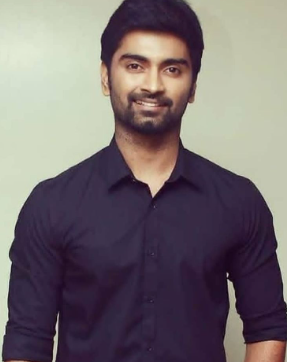
#> input picture photo.png, 287 x 362 px
$ jupyter execute ex5.ipynb   (older library calls are emulated)
#> lines starting #> are read from the running program, lines starting #| are printed output that depends on the picture
# EX NO 5: Image Smoothing and Sharpening Using OpenCV

## NAME: HEMAVARSHINI D
## REG NO: 212225220039

[cell 1]
import cv2
import numpy as np
import matplotlib.pyplot as plt

[cell 2]
img = cv2.imread('photo.png')
#> img is the input picture: shape (362, 287, 3); mean B, G, R 111.7, 109.2, 118.6

[cell 3]
img_rgb = cv2.cvtColor(img, cv2.COLOR_BGR2RGB)
plt.imshow(img_rgb)
plt.title("Original Image")
plt.axis("off")
plt.show()

[cell 4]
averaging = cv2.blur(img, (5, 5))
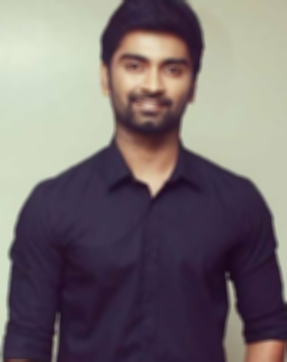
#> averaging: shape (362, 287, 3); mean B, G, R 111.6, 109.1, 118.6
plt.imshow(cv2.cvtColor(averaging, cv2.COLOR_BGR2RGB))
plt.title("Averaging Filter")
plt.axis("off")
plt.show()

[cell 5]
kernel = np.array([[1,2,1],[2,4,2],[1,2,1]]) / 16
weighted = cv2.filter2D(img, -1, kernel)
plt.imshow(cv2.cvtColor(weighted, cv2.COLOR_BGR2RGB))
plt.title("Weighted Averaging")
plt.axis("off")
plt.show()

[cell 6]
gaussian = cv2.GaussianBlur(img, (5, 5), 0)
plt.imshow(cv2.cvtColor(gaussian, cv2.COLOR_BGR2RGB))
plt.title("Gaussian Filter")
plt.axis("off")
plt.show()

[cell 7]
median = cv2.medianBlur(img, 5)
plt.imshow(cv2.cvtColor(median, cv2.COLOR_BGR2RGB))
plt.title("Median Filter")
plt.axis("off")
plt.show()
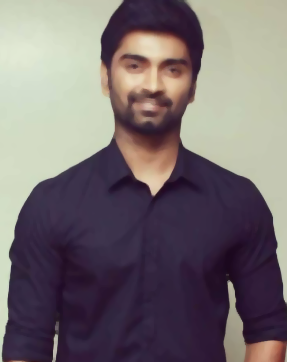
#> shown: shape (362, 287, 3); mean R, G, B 118.6, 109.1, 111.7

[cell 8]
kernel = np.array([[0,-1,0],[-1,5,-1],[0,-1,0]])
laplacian_sharp = cv2.filter2D(img, -1, kernel)
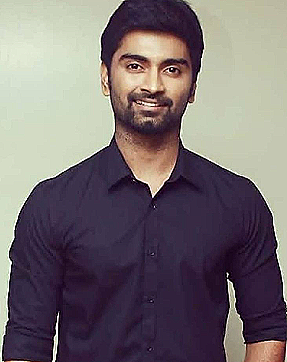
#> laplacian_sharp: shape (362, 287, 3); mean B, G, R 112, 109.4, 118.7

plt.imshow(cv2.cvtColor(laplacian_sharp, cv2.COLOR_BGR2RGB))
plt.title("Laplacian Sharpening")
plt.axis("off")
plt.show()

[cell 9]
gray = cv2.cvtColor(img, cv2.COLOR_BGR2GRAY)
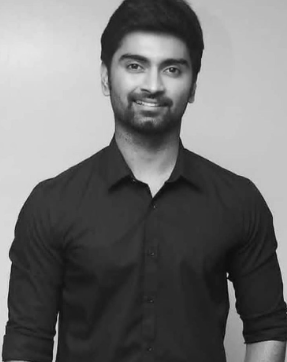
#> gray: shape (362, 287); min 8, max 235, mean 112.3
laplacian = cv2.Laplacian(gray, cv2.CV_64F)
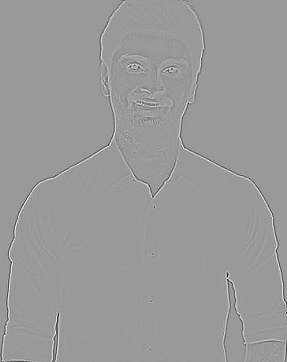
#> laplacian: shape (362, 287) float64; min -308, max 205, mean 0; drawn with min black and max white
laplacian = cv2.convertScaleAbs(laplacian)
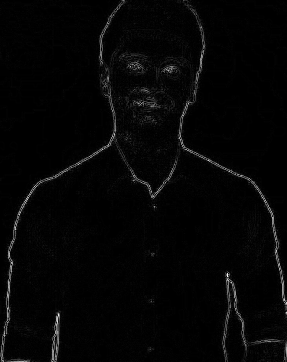
#> laplacian: shape (362, 287); min 0, max 255, mean 5.2
plt.imshow(laplacian, cmap='gray')
plt.title("Laplacian Operator")
plt.axis("off")
plt.show()

[cell 10]
images = [img_rgb, averaging, weighted, gaussian, median, laplacian_sharp, laplacian]
titles = ["Original", "Averaging", "Weighted", "Gaussian", "Median", "Laplacian Kernel", "Laplacian Operator"]
plt.figure(figsize=(12, 8))
for i in range(7):
    plt.subplot(3, 3, i+1)
    plt.imshow(images[i] if i == 6 else cv2.cvtColor(images[i], cv2.COLOR_BGR2RGB), cmap='gray' if i == 6 else None)
    plt.title(titles[i])
    plt.axis('off')
plt.tight_layout()
plt.show()
#> figure, not shown here; B, G, R data is drawn as R, G, B
